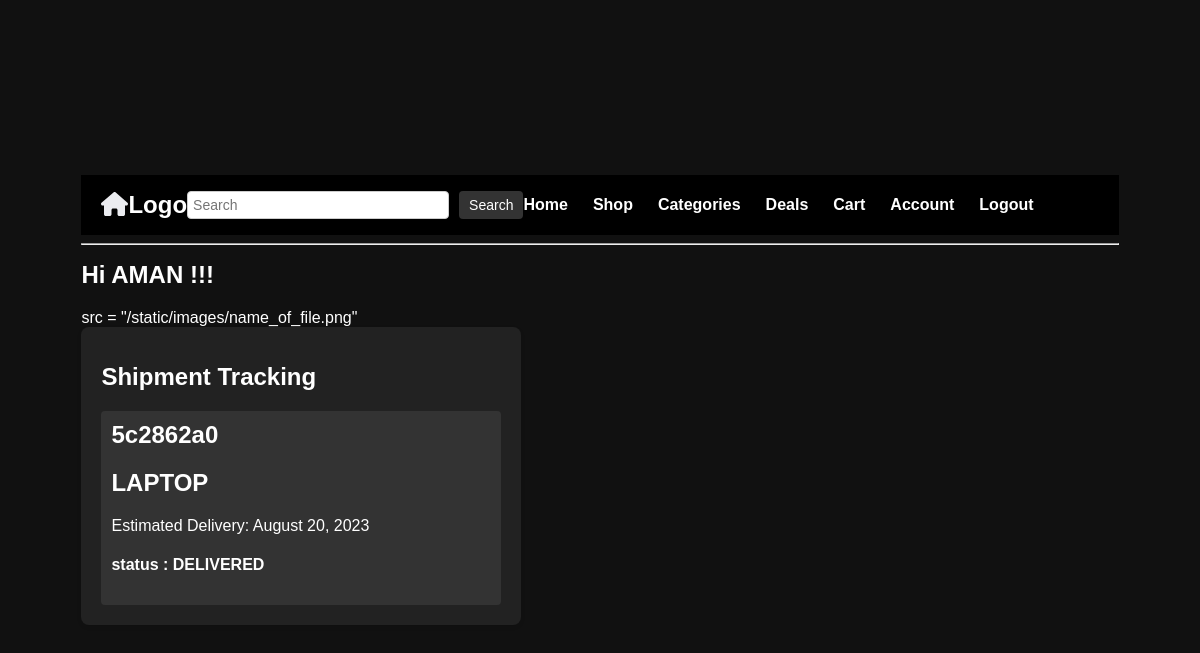
The app's page /accounts/shippment-details/2 (signed in), older data.
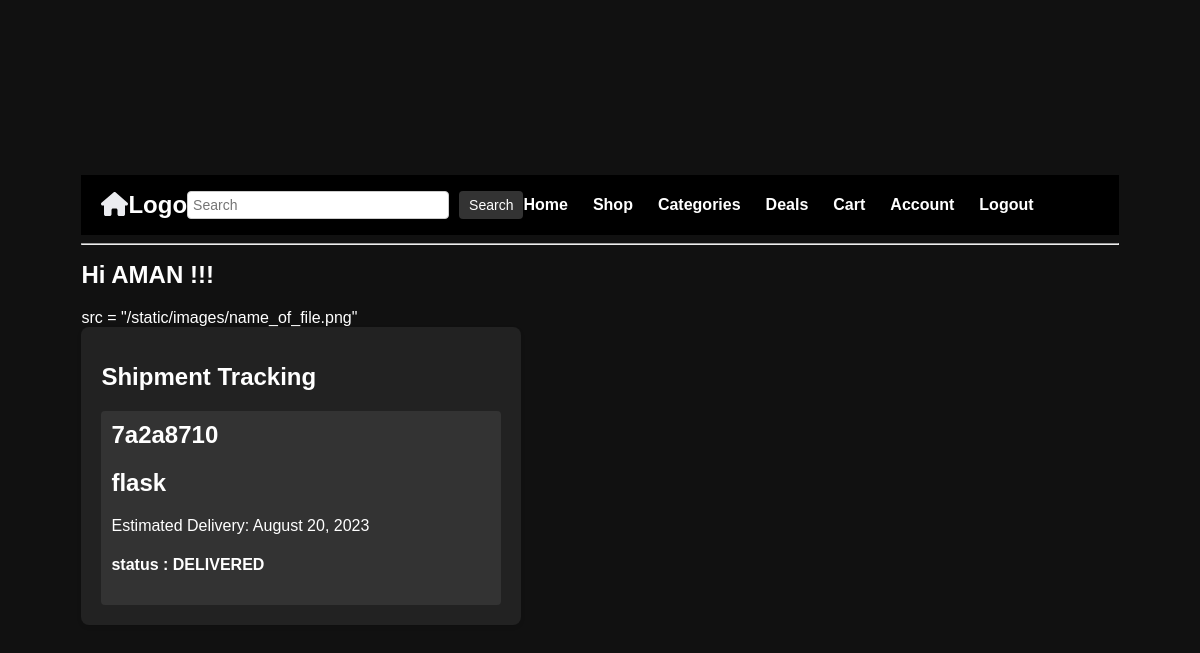
The same page, newer data.
### base/models.py (models this page shows, shortened)
class order_tracking(models.Model):
    tracking_id = models.CharField(max_length=10,null =True)
    user = models.ForeignKey(User,on_delete=models.CASCADE,null =True)
    Product = models.ForeignKey(product,null=True , on_delete= models.CASCADE)
    dlivery_status = models.ManyToManyField(status,null=True)
    created = models.DateTimeField(auto_now=True)
    updated = models.DateTimeField(auto_now_add=True)

class product(models.Model):
    price = models.BigIntegerField(null=True)
    name = models.CharField(null=True, max_length=50)
    type = models.ForeignKey(category,null =True,on_delete=models.CASCADE)
    for_sale =models.PositiveIntegerField(null = True)
    created_at = models.DateTimeField(default=timezone.now)  # Add the created_at field

### user_accounts/views.py (the view)
# urls.py: path("shippment-details/<str:pk>", views.shippment_details, name="details"),
def shippment_details(request,pk):
    user = request.user
    product = orders.objects.filter(ordered_by = user)
    shippment_status_list = []
    for prod in product:
        order_status = order_tracking.objects.filter(user = user , Product = prod.name).first()
        shippment_status_list.append(order_status)
    for i in shippment_status_list:
        if i.Product.id == pk :
           return i
    a = i.dlivery_status.all()
    return render(request,"shippment_tracking.html",context={"a":a,"i":i})

### base/models.py (called while the page is built)
    def __str__(self) -> str:
        return self.name

### Templates/shippment_tracking.html (shortened to what this page needs)
{% extends "main.html" %}
{% load static %}
{% block  content %}
<!DOCTYPE html>
<html lang="en">
<head>
</head>
<body>
src = "{% static 'images/name_of_file.png' %}"
  <div class="container">
    <h1>Shipment Tracking</h1>
    <div class="shipment-details">
      <h2>{{i.tracking_id}}</h2>
      <h2>{{i.Product.name}}</h2>
      <p>Estimated Delivery: August 20, 2023</p>
      {% for item in a %}
      <h4>status : {{item}}</h4>
      {% endfor %}
    </div>
  </div>
</body>
</html>
{% endblock content %}

Row changes from the older to the newer data that the page shows:
no longer on this page (row unchanged): order_tracking: tracking_id "5c2862a0", Product.name "LAPTOP"
added order_tracking: tracking_id "7a2a8710", Product.name "flask"
